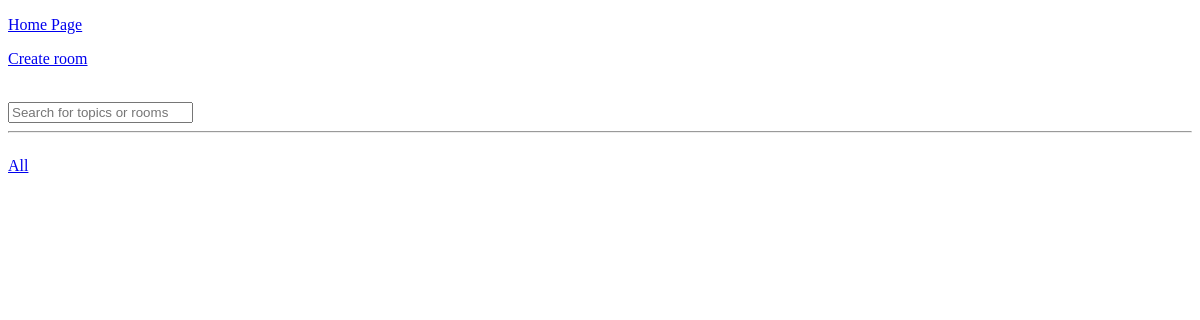
The app's page /, older data.
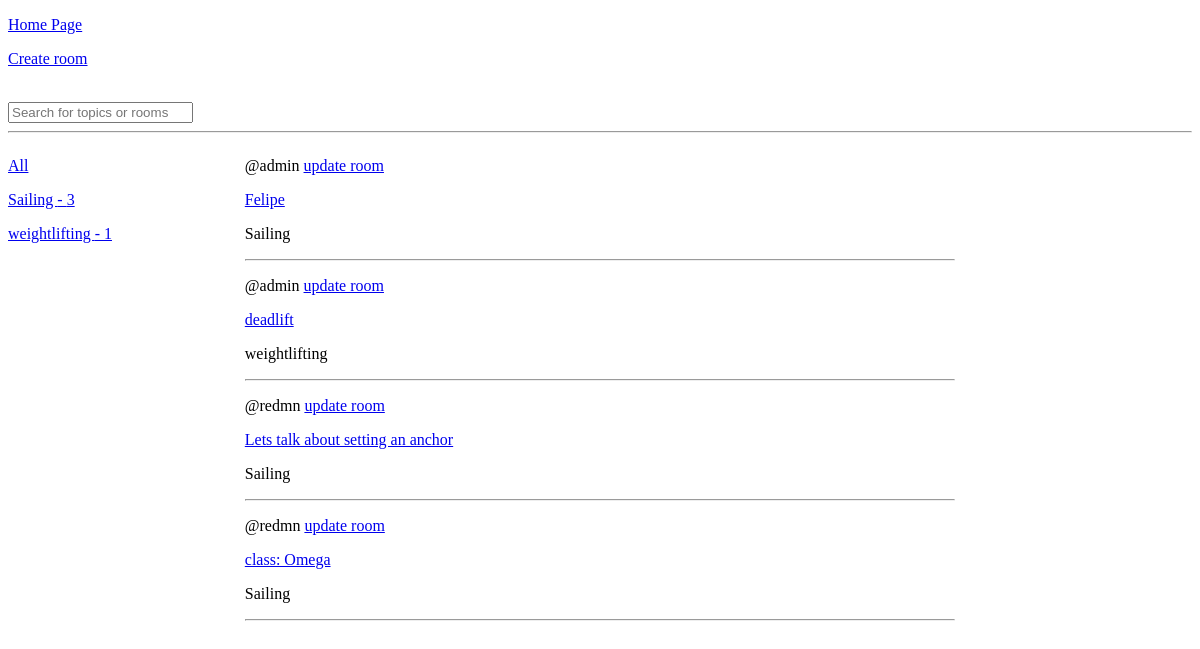
The same page, newer data.
### base/models.py (models this page shows)
class Topic(models.Model):
    name = models.CharField(max_length=200)
    def __str__(self):
        return self.name

class Room(models.Model):
    host = models.ForeignKey(User, on_delete=models.SET_NULL, null=True)
    topic = models.ForeignKey(Topic, on_delete=models.SET_NULL, null=True)
    name = models.CharField(max_length=200)
    description = models.TextField(null=True, blank=True)
    participants = models.ManyToManyField(User, related_name='participants', blank=True)
    updated = models.DateTimeField(auto_now=True)
    created = models.DateTimeField(auto_now_add=True)
    class Meta:
        ordering = ['-updated', '-created']
    def __str__(self):
        return self.name

class User(AbstractUser):
    name = models.CharField(max_length=200, null=True)
    email = models.EmailField(unique=True, null=True)
    bio = models.TextField(null=True)

### base/views.py (the view)
# urls.py: path('', home, name='home'),
def home(request):
    query = request.GET.get('q') if request.GET.get('q') is not None else ''
    topics = Topic.objects.all()
    rooms = Room.objects.filter(Q(name__icontains=query) |
                                Q(topic__name__icontains=query) |
                                Q(description__icontains=query) |
                                Q(host__username__icontains=query))
    context = {'rooms': rooms,
               'topics': topics}
    return render(request, 'home.html', context)

### base/templates/home.html (shortened to what this page needs)
{% extends 'main.html' %}
{% block content %}
    <div class="home_page-container">
    <div>
        <div>
            <p><a href="{% url 'home' %}">All</a></p>
        </div>
        {% for topic in topics %}
            <p><a href="{% url 'home' %}?q={{ topic.name }}">{{ topic.name }} - {{ topic.room_set.count }}</a></p>
        {% endfor %}
    </div>
        <div>
            {% for room in rooms %}
                <p>@{{ room.host }} <a href="{% url 'update-room' room.id %}">update room</a></p>
                <p><a href="{% url 'room' room.id %}">{{ room }}</a></p>
                <p>{{ room.topic }}</p>
                <hr>
            {% endfor %}
        </div>
    </div>
{% endblock %}

### templates/main.html (shortened to what this page needs)
<!doctype html>
<html lang="en">
<head>
</head>
<body>
{% include 'navbar.html' %}
{% block content %}
{% endblock content %}
</body>
</html>

### templates/navbar.html
<p><a href="{% url 'home' %}">Home Page</a></p>
<p><a href="{% url 'create-room' %}">Create room</a></p>
<br>
<form method="get" action="{% url 'home' %}">
    <input type="text" name="q" placeholder="Search for topics or rooms">
</form>
<hr>

### base/templates/home.html (style rules this page uses)
.home_page-container { display: grid; grid-template-columns: 1fr 3fr 1fr; }

Row changes from the older to the newer data that the page shows:
added Topic: name "Sailing", room_set.count "3"
added Topic: name "weightlifting", room_set.count "1"
added Room: host "admin", name "Felipe", topic "Sailing"
added Room: host "admin", name "deadlift", topic "weightlifting"
added Room: host "redmn", name "Lets talk about setting an anchor", topic "Sailing"
added Room: host "redmn", name "class: Omega", topic "Sailing"
